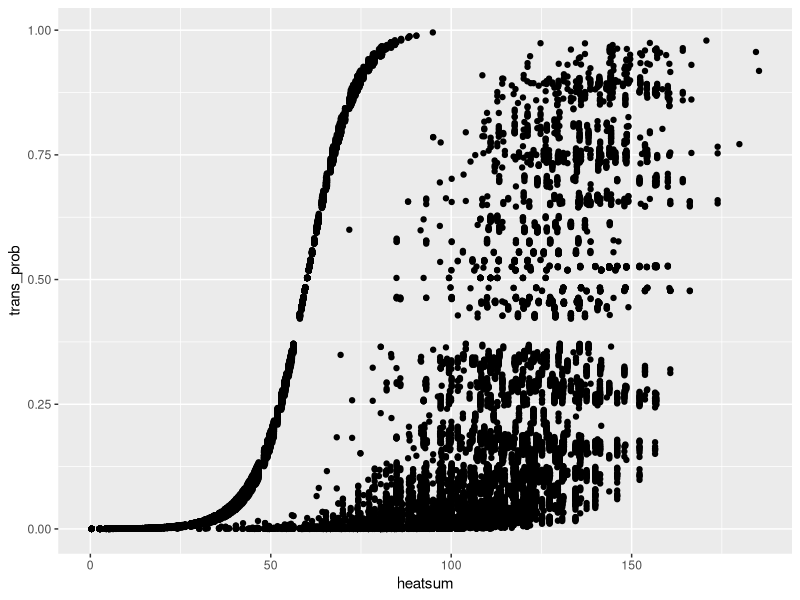
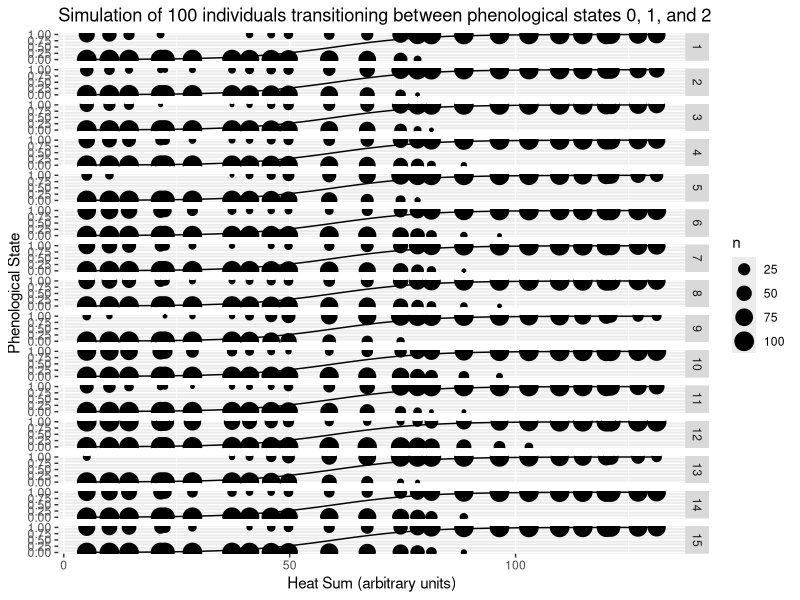
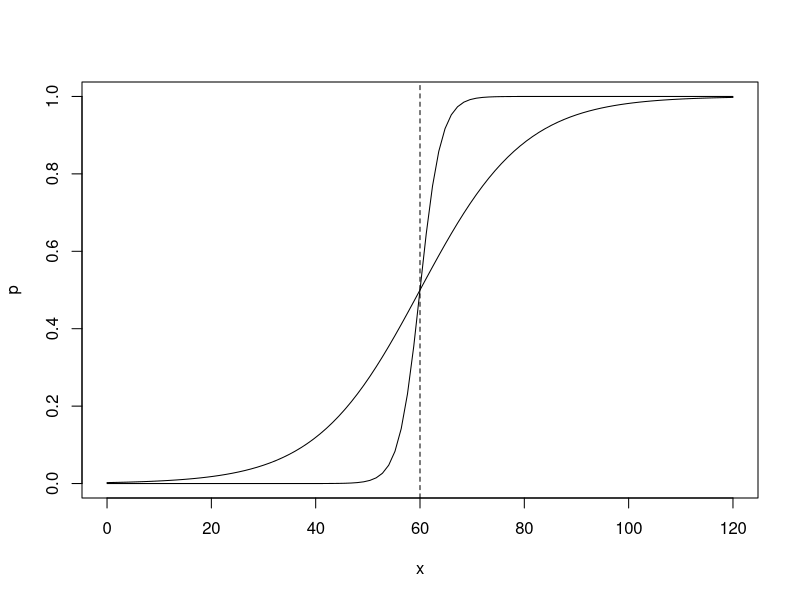

These charts were generated, in order, by the following R code:
# Simulate phenology process
library(dplyr)
# Phenology transition function
## Logistic function with asymptote at 1, steepness of curve determined by k and midpoint determined by h.
calc_probability <- function(x, k = steepness, h = midpoint, i = individual_effect) { # a logistic function parameterized to estimate steepness and transition points with individual effects
    1/(1 + exp(-(k + i) * (x - h)))
}

# Assume fixed probability of transition, bernoulli
transition <- function(state1 = 0, state2 = 1, p) { #simulate the transition between two states and record the states. p is the probability of transition. Can be a vector
    x <- c(state1) # initial state
    do_trans <- 0 # initialize transition y/n
    #initialize while loop
    i <- 1
    while (do_trans < 1) {
        x <- append(x, state1) #record state1
        do_trans <- rbinom(1, size = 1, prob = p[i]) # sample for new transition probability based on p at timestep i
        i <- i + 1
    }
    x <- append(x, state2) # record transition to state2 #this could be a real slow step

    return(x)
}

build_series <- function(p1, p2) { #This function returns a series of states based on transition probability vectors. p1 is a vector of transition probabilities for transitioning from 0 to 1, p2 is a vector of transition probabilities for transitioning from 1 to 2
    state0 <- transition(state1 = 0, state2 = 1, p = p1)
    state1 <- transition(state1 = 1, state2 = 2, p = p2)
    len0 <- length(state0)
    len1 <- length(state1)
    step = c(1:(len0+len1))
    firsttrans <- data.frame(trans_prob = p1[1:length(state0)], state = state0)
    secondtrans <- data.frame(trans_prob = p2[1:length(state1)], state = state1)
    series <- rbind(firsttrans, secondtrans)
    series <- cbind(step, series)
    return(series)
}

# individuals
n_ind <- 100 #number of individuals
ind_effect <- rnorm(n_ind, mean = .05, sd = .005)

simulate_phenodata <- function(n_ind, ind_effect, year) {
    #simulate temperature data
    #temp = rep(5, 50) #constant daily temperature of 5 degrees
    temp <- rnorm(50, mean = 5, sd = 2) #simulate more complex temperature dataset - no trend, but variability
    heatsum <- cumsum(temp)

    #calculate probabilities of transition at different heatsums
    probs1 <- lapply(ind_effect, calc_probability, x=heatsum, k = 0.1, h = 60)
    probs2 <- lapply(ind_effect, calc_probability, x = heatsum, k = 0.1, h = 60)
    #probs1 <- calc_probability(heatsum, k = 0.1, h = 60)
    #probs2 <- calc_probability(heatsum, k = 0.1, h = 120)

    phenofakes <- data.frame()
    for (i in c(1:n_ind)) {
        x <- build_series(probs1[[i]], probs2[[i]])
        #print(c("length", length(x[[1]])))
        indset <- cbind(ind = i, x)
        phenofakes <- rbind(phenofakes, indset)
    }

    phenofakes$heatsum <- heatsum[phenofakes$step]
    phenofakes$year <- year
    return(phenofakes)

}

phenofakes <- lapply(1:15, simulate_phenodata, n_ind = n_ind, ind_effect = ind_effect)
phenofakes <- do.call(rbind, phenofakes)


library(ggplot2)
library(dplyr)

# ggplot(phenofakes, aes(x = trans_prob, fill = as.factor(state))) +
#     geom_histogram(position = "dodge")


ggplot(phenofakes[which(phenofakes$state < 2),], aes(x = heatsum, y = trans_prob)) +
    geom_jitter() #+
   # stat_function(fun=function(x) 1/(1 + exp(-0.1 * (x - 50))))

phenofakes %>%
    filter(state < 2) %>%
ggplot(aes(x = heatsum[step], y = state)) +
    geom_count() +
    stat_function(fun=function(x) 1/(1 + exp(-0.1 * (x - 60)))) +
    facet_grid(year ~ .) +
    #stat_function(fun=function(x) 1+(1/(1 + exp(-0.1 * (x - 120))))) +
    ggtitle("Simulation of 100 individuals transitioning between phenological states 0, 1, and 2") +
    ylab("Phenological State") +
    xlab("Heat Sum (arbitrary units)")+
    theme_set(theme_gray(base_size = 25))

curve(1/(1 + exp(-0.1 * (x - 60))), from = 0, to = 120, ylab = "p", xlab = "x")
curve(1/(1 + exp(-0.5 * (x - 60))), from = 0, to = 120, add = TRUE)
abline(v = 60, lty = 2)
